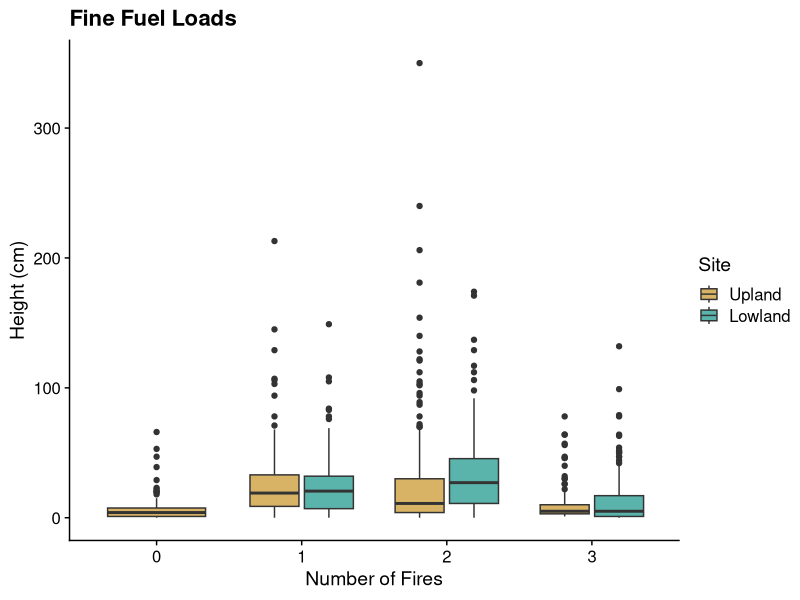

This chart was generated by the following R code:
# graphing fine fuel loads

library(ggplot2)
library(cowplot)
theme_set(theme_cowplot())
library(tidyverse)
library(here)

fine <- read.csv(here("data/FFL_raw.csv"))

ggplot(fine, aes(x = as.factor(TREAT), y = HEIGHT, fill = SITE)) + 
  geom_boxplot() + 
  labs(x = "Number of Fires", y = "Height (cm)", title = "Fine Fuel Loads") + 
  scale_fill_manual(values = c("#d8b365", "#5ab4ac"),
                    labels = c("Upland", "Lowland"),
                    name = "Site")
